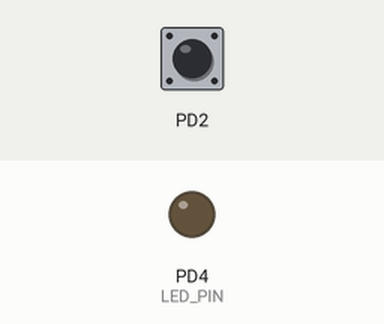
A program run on a simulated ATmega328P, built with avr-gcc and emulated at 1 MHz. Shown: output pins drawn as LEDs (lit = HIGH). The inputs (shaded band) are chosen by the test bench; at power-on: PD2 HIGH. Sleep ends after the set time or at an interrupt.

Above: at 1.2 s.
1.3 s: PD2 pulled LOW for 0.15 s
At 1.4 s:
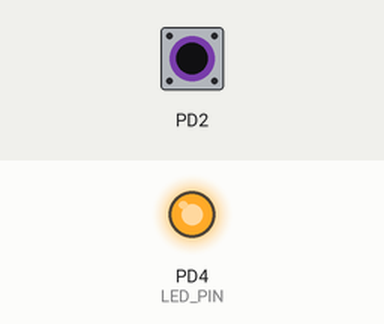
Timing chart, 0 to 4.3 s (numbered marks = the images above; inputs shaded):
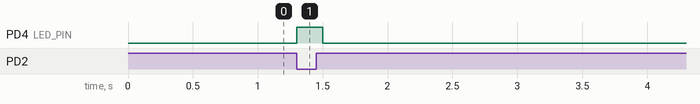

The program:

tx_sleep_test.c
```c
/*
 * tx_sleep_test.c
 *
 * Created: 15/08/2015 20:04:11
 *  Author: Gabi Kazav
 */

#define F_CPU 1000000L

#include <avr/io.h>
#include <util/delay.h>
#include <avr/interrupt.h>
#include <avr/sleep.h>

#define LED_DDR DDRD
#define LED_PORT PORTD
#define LED_PIN PD4
#define LED_DELAY 200

void setup()
{
	// Interrupt pin
	DDRD &= ~(1<<PD2); // INT0
	PORTD |= (1<<PD2); // Set HIGH
	EICRA |= (1<<ISC01); // Wake on LOW

	// Sleep mode
	set_sleep_mode(SLEEP_MODE_PWR_DOWN);

	// LED
	LED_DDR |= (1<<LED_PIN);
	LED_PORT &= ~(1<<LED_PIN);

	sei();
}

void power_down()
{
	// NRF to sleep
	EIMSK |= (1<<INT0); // INT0 enable
	LED_PORT &= ~(1<<LED_PIN);
	EIFR |= (1<<INTF0); // clear flag
	sei();
	sleep_mode();
}

ISR(INT0_vect) // wake up on click (INT0)
{
	EIMSK &= ~(1<<INT0); // INT0 disable
	LED_PORT |= (1<<LED_PIN);
	_delay_ms(LED_DELAY);
	LED_PORT &= ~(1<<LED_PIN);
	_delay_ms(LED_DELAY);
	power_down();
}

int main(void)
{
	setup();
	power_down();
    while(1);
	return(0);
}
```

Measured:
- after the input at 1.3 s, PD4 (LED_PIN): LOW → HIGH at once, → LOW 0.20 s later
